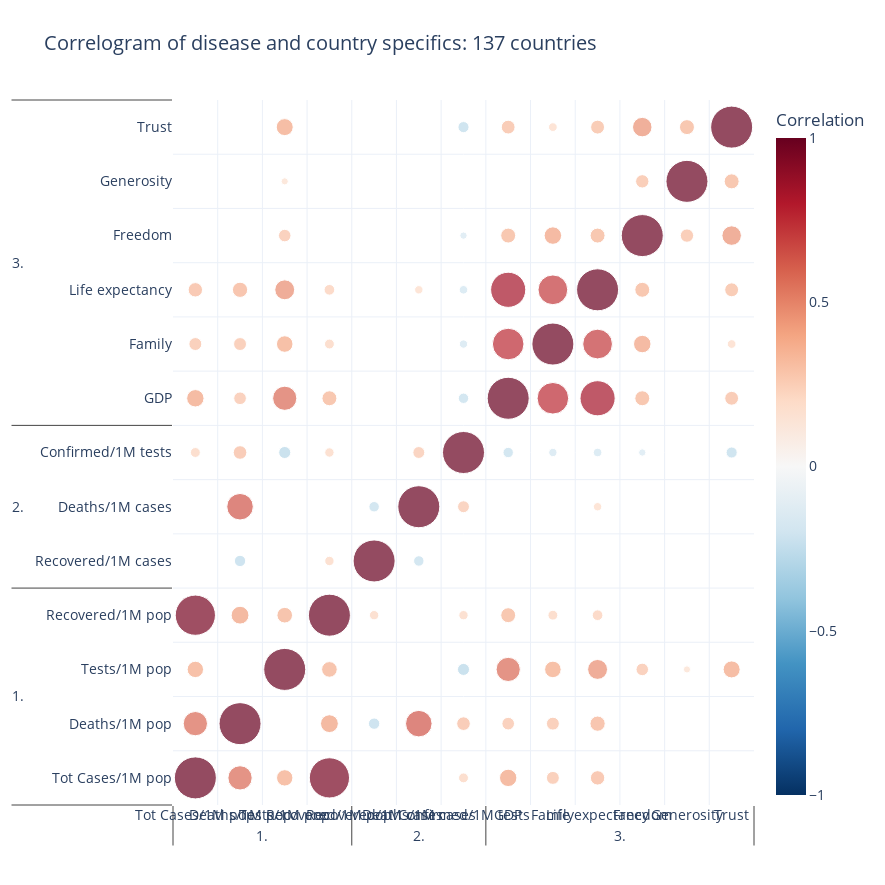

Notebook code for this chart:
### Markdown cell above
## For the whole world

### Code cell
fig= correlo(for_correlo, to_use=to_use, point_size=42, palette="RdBu_r", 
             title="Correlogram of disease and country specifics: "+str(df.shape[0])+ " countries",
             height=885, width=885, fontsize=14, var_palette=var_palette)
fig.show()

### Figure 1 — Plotly figure (JSON) as saved in the notebook; plotly's stock layout.template omitted (floating-point values rounded to 4 significant figures; data arrays with more than 128 entries replaced by an {"elided": "..."} marker saying what was removed)
{"data": [{"hoverinfo": "text", "hovertext": {"elided": "169 str values"}, "marker": {"cmid": 0, "color": {"elided": "169 float values"}, "colorbar": {"title": {"text": "Correlation"}}, "colorscale": [[0, "rgb(5,48,97)"], [0.1, "rgb(33,102,172)"], [0.2, "rgb(67,147,195)"], [0.3, "rgb(146,197,222)"], [0.4, "rgb(209,229,240)"], [0.5, "rgb(247,247,247)"], [0.6, "rgb(253,219,199)"], [0.7, "rgb(244,165,130)"], [0.8, "rgb(214,96,77)"], [0.9, "rgb(178,24,43)"], [1, "rgb(103,0,31)"]], "size": {"elided": "169 float values"}}, "mode": "markers", "type": "scatter", "x": {"elided": "2x169 str values"}, "y": {"elided": "2x169 str values"}}], "layout": {"font": {"size": 14}, "height": 885, "title": {"text": "Correlogram of disease and country specifics: 137 countries"}, "width": 885, "xaxis": {"range": [-0.5, 12.5], "showgrid": true, "ticklen": 0, "ticks": "outside", "tickson": "boundaries"}, "yaxis": {"range": [-0.5, 12.5], "showgrid": true, "ticklen": 0, "ticks": "outside", "tickson": "boundaries"}}}
